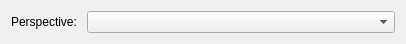
<?xml version="1.0" encoding="UTF-8"?>
<ui version="4.0">
 <class>Form</class>
 <widget class="QWidget" name="Form">
  <property name="geometry">
   <rect>
    <x>0</x>
    <y>0</y>
    <width>406</width>
    <height>38</height>
   </rect>
  </property>
  <property name="windowTitle">
   <string>Form</string>
  </property>
  <layout class="QFormLayout" name="formLayout">
   <item row="0" column="0">
    <widget class="QLabel" name="label">
     <property name="text">
      <string>Perspective: </string>
     </property>
    </widget>
   </item>
   <item row="0" column="1">
    <widget class="QComboBox" name="comboBox_Perspective"/>
   </item>
  </layout>
 </widget>
 <resources/>
 <connections/>
</ui>
